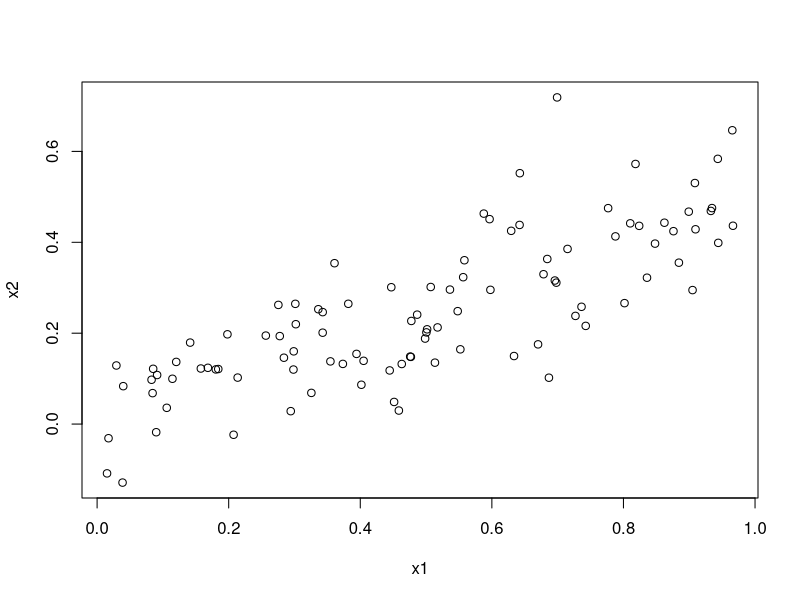
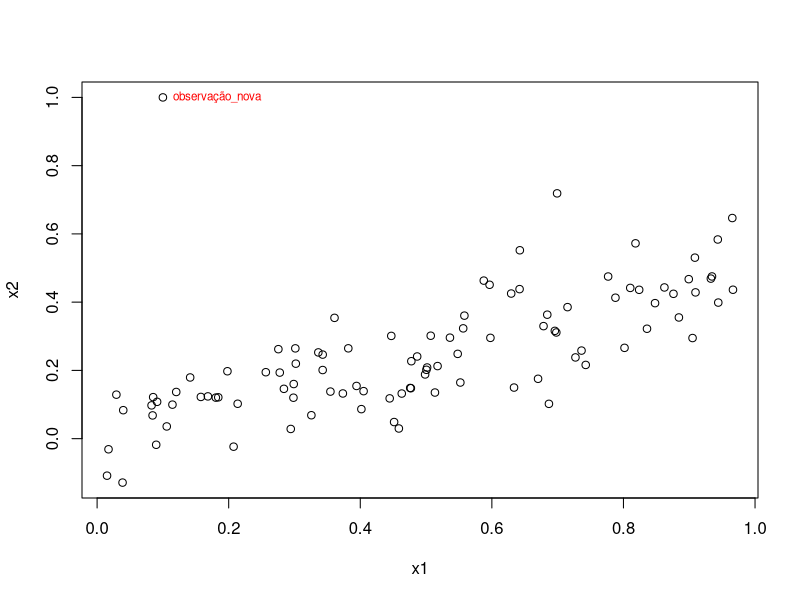
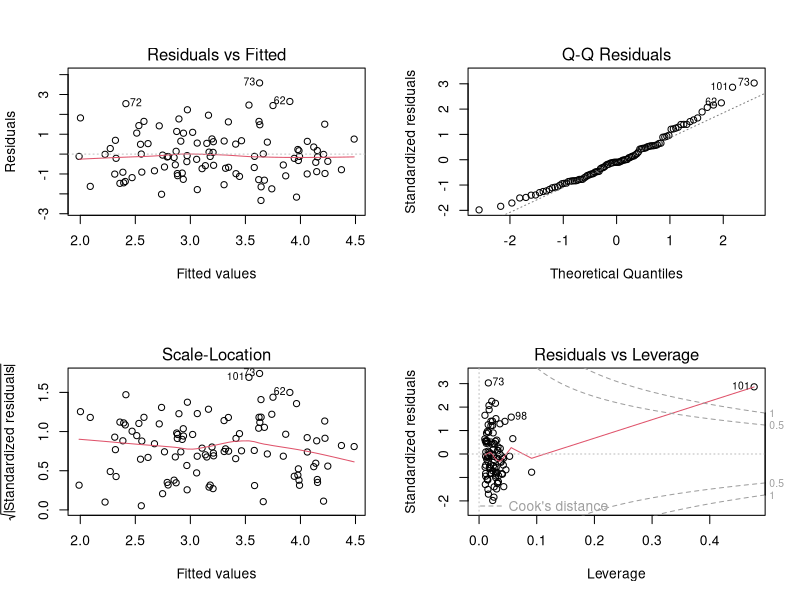
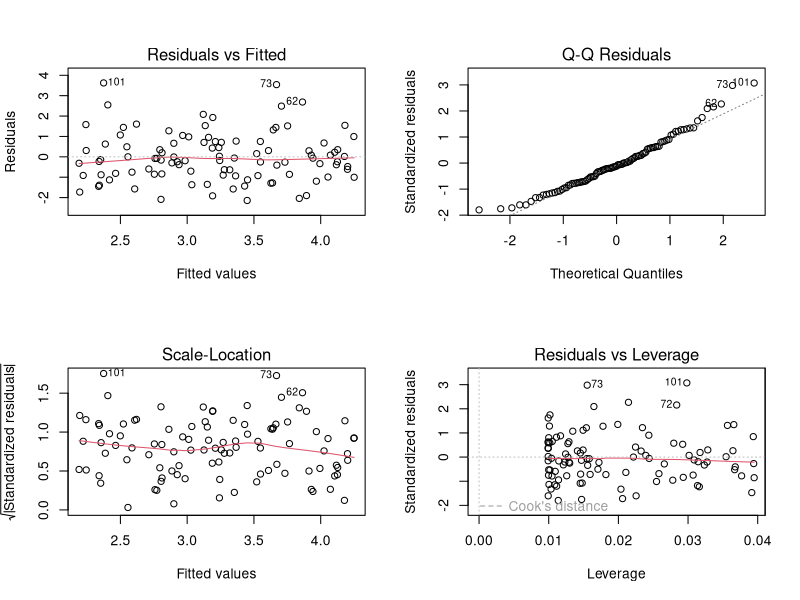
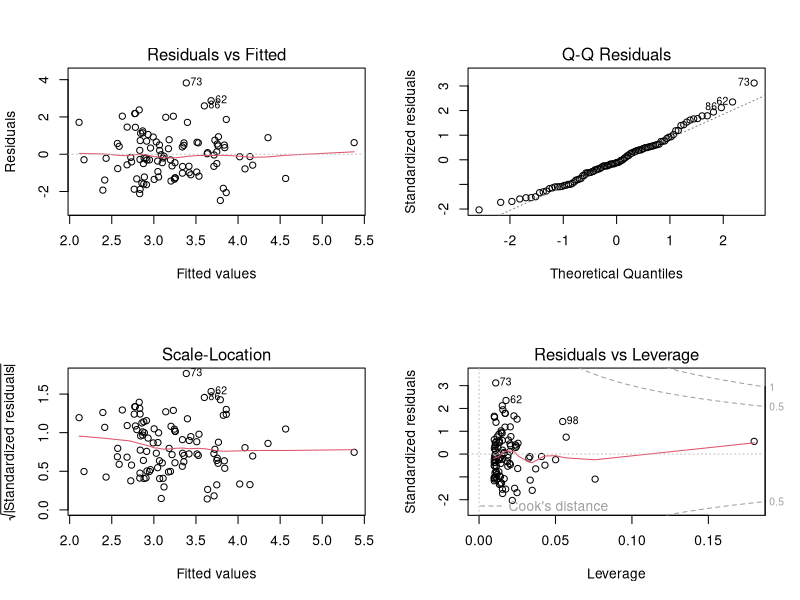

Write R code to recreate these figures, in order.
setwd("C:/Users/Igor/Desktop/topicos_george_2023/git_repo/lista4")
########################################################
## Exercício 14 do Capítulo 3 de James et al. (2021). ##
########################################################

#a,b e c
set.seed(180122207)
x1 = runif(100)
x2 = 0.5*x1+rnorm(100)/10
y = 2+2*x1+0.3*x2+rnorm(100)

cor(x1,x2)
plot(x2~x1)



lm.fit9 = lm(y~x1+x2)
summary(lm.fit9)

# d
lm.fit10 = lm(y~x1)
summary(lm.fit10)

# e

lm.fit11 = lm(y~x2)
summary(lm.fit11)

# g
x1=c(x1 , 0.1)
x2=c(x2 , 1)
y=c(y,6)

lm.fit9_g = lm(y~x1+x2)
lm.fit10_g = lm(y~x1)
lm.fit11_g = lm(y~x2)

plot(x1,x2)
text(x=0.1, y=1, labels="observação_nova", pos=4, cex=.7, col="red")

par(mfrow=c(2,2))
plot(lm.fit9_g)

par(mfrow=c(2,2))
plot(lm.fit10_g)

par(mfrow=c(2,2))
plot(lm.fit11_g)
